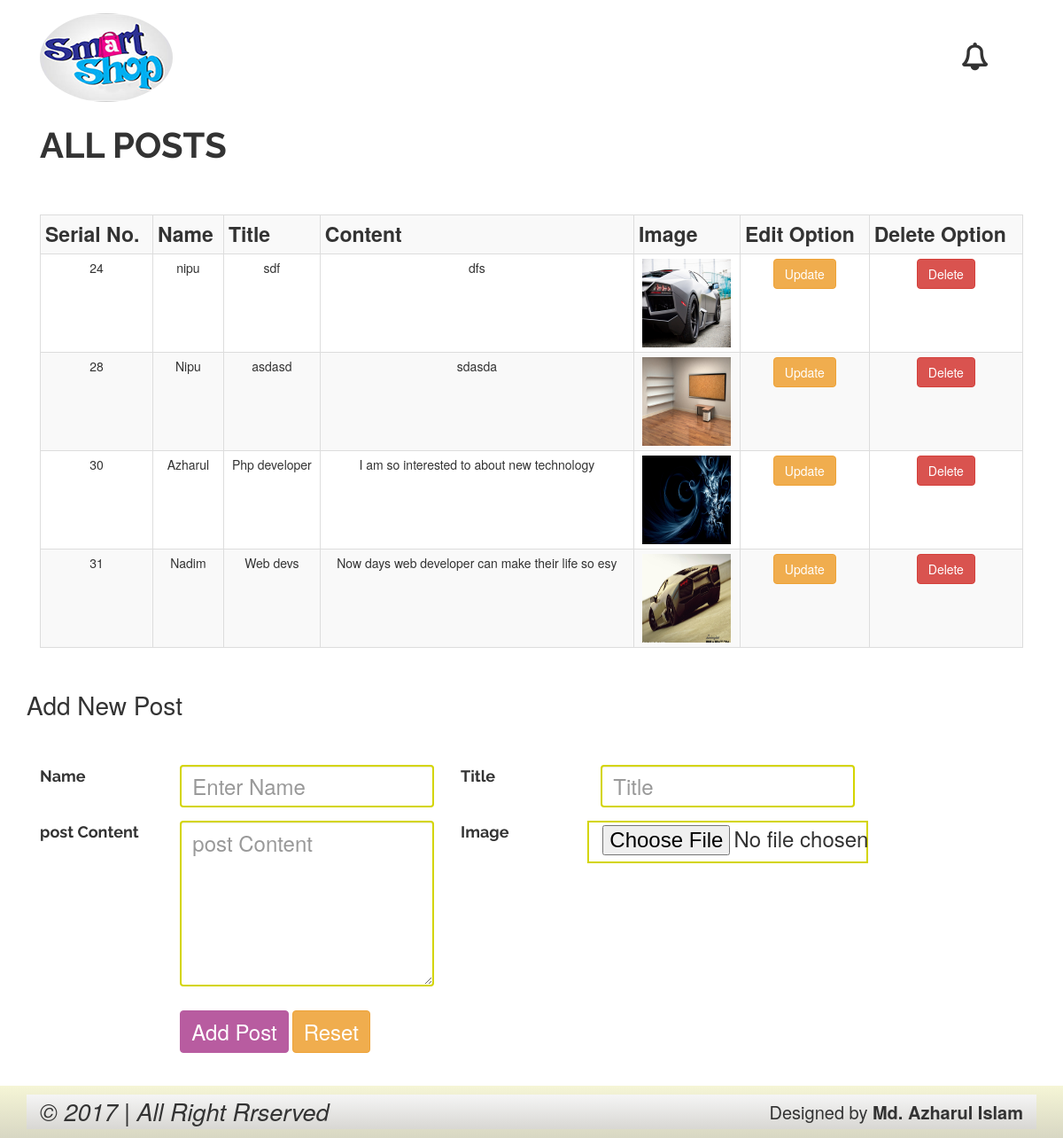
The page / on the database its author committed.
### tables this page shows
CREATE TABLE IF NOT EXISTS `user` (
  `id` int(11) NOT NULL AUTO_INCREMENT,
  `name` varchar(100) NOT NULL,
  `title` varchar(50) NOT NULL,
  `content` text NOT NULL,
  `image` varchar(255) NOT NULL,
  PRIMARY KEY (`id`)
);

### lib/Database.php (called while the page is built, shortened)
<?php
Class Database{
	public $host   = DB_HOST;
	public $user   = DB_USER;
	public $pass   = DB_PASS;
	public $dbname = DB_NAME;
	public $link;
	private function connectDB(){
	$this->link = new mysqli($this->host, $this->user, $this->pass, $this->dbname);
 }
	public function select($query){
		$result = $this->link->query($query) or die($this->link->error.__LINE__);
		if($result->num_rows > 0){
			return $result;
		} else {
			return false;
		}
	}
}

### index.php (the view, shortened to what this page needs)
<?php include "inc/header.php";  ?>
       <div class="container-fluid">
           <div class="row">
              <div class="container">
                  <div class="row cus_cogo">
                     <div class="col-xs-12 col-sm-3">
                       <div class="logo">
                           <img src="img/logo.png" alt="logo" class="img-responsive img-circle">
                       </div>
                    </div>
                    <div class="col-xs-12 col-sm-3 col-sm-offset-6">
                         <li class="list-unstyled text-right"><i class="fa fa-bell-o fa-lg" aria-hidden="true"></i></li>
                    </div>
                  </div>
               </div>
           </div>
        </div>
         <div class="container">
             <div class="row">
                <div class="col-xs-12 col-sm-12 cus_nav ">
                <div class="tab-content">
                     <div class="tab-pane active" id="rec">
                      <ul class="media-list">
                <li class="media ">
                    <div class="media-body">
                       <div class="col-xs-12 col-sm-12 col-md-12 order_table">
                                <p>ALL POSTS</p>
                                <table class="table table-bordered table-hover table-striped table-condensed cus_table" style="text-align:center;">
                                <tr>
                                         <th>Serial No.</th>
                                         <th>Name</th>
                                         <th>Title</th>
                                         <th >Content</th>
                                         <th>Image</th>
                                         <th>Edit Option</th>
                                         <th>Delete Option</th>
                                     </tr>
<?php
$query = "SELECT * FROM user";
$user = $db->select($query);
  if($user){
            while($result = $user-> fetch_assoc()){ ?>
                                     <tr>
                                         <td><?php echo $result ['id']; ?></td>
                                         <td><?php echo $result ['name']; ?></td>
                                         <td><?php echo $result ['title']; ?></td>
                                         <td ><?php echo $result ['content']; ?></td>
                                         <td><img src="uploads/<?php echo $result ['image']; ?>" alt="Image Not Uploaded" style="width:100px;height:100px;"></td>
                                         <td class="text-center">
                                            <a href="edit.php?ed_id=<?php echo $result ['id']; ?>"><button class="btn btn-warning ">Update</button></a>
                                         </td>
                                         <td>
                                         <a href="delete.php?id=<?php echo $result ['id'];?>"><button class="btn btn-danger">Delete</button></a>
                                         </td>
                                     </tr>
          <?php  }?>
   <?php  }else{
          header('location: 404.php');
    }?>
                               </table>
                            </div>
                     </div>
                  </li>
              </ul>
                      <ul class="media-list">
                         <li class="media">
                              <div class="media-body ">
							   <h1>Add New Post</h1>
                                   <form  class="cus_form" action="<?php $_SERVER['PHP_SELF']; ?>" method="post" enctype="multipart/form-data">
                                   <div class="col-xs-12 col-sm-5 col-md-5 ">
                                         <div class="form-group  row">
                                            <label for="serial" class="col-xs-4 cus_lab">Name</label>
                                                 <div class="col-sm-8">
                                                   <input type="text" class="form-control cus_input" name="name" placeholder="Enter Name"/>
                                                </div>
                                        </div>
                                       <div class="form-group  row">
                                            <label for="serial" class="col-xs-4 cus_lab"> post Content</label>
                                                 <div class="col-sm-8">
                                                   <textarea name="content" id="" cols="38" rows="5" class="form-control cus_input" placeholder="post Content"></textarea>
                                                </div>
                                        </div>
                                        <div class="form-group  row">
                                            <label for="serial" class="col-xs-4 cus_lab"></label>
                                                 <div class="col-sm-8">
                                                <button type="submit" class="btn btn-success cut_btn" name="addPost">Add Post</button>
                                                  <button type="reset" class="btn btn-warning cut_btn">Reset</button>
                                                </div>
                                        </div>
                                 </div>
                                 <div class="col-xs-12 col-sm-5 col-md-5">
                                    <div class="form-group  row">
                                        <label for="serial" class="col-xs-4 cus_lab">Title</label>
                                            <div class="col-sm-8">
                                             <input type="text" class="form-control cus_input" name="title" placeholder="Title"/>
                                         </div>
                                    </div>
                                    <div class="form-group row">
                                        <label for="image" class="col-xs-4">Image</label>
                                        <div class="col-sm-8 cus_input">
                                             <input type="file" name="image"  placeholder="Image" class=" " />
                                        </div>
                                    </div>
                                </div>
                           </form>
                     </div>
                </li>
            </ul>
        </div>
     </div>
   </div>
 </div>
</div>
 <?php include "inc/footer.php" ?>

### inc/header.php (shortened to what this page needs)
<?php include 'lib/Database.php';
?>
<?php
$db = new Database();
?>
<!doctype html>
<html class="no-js" lang="">
    <head>
        <link rel="stylesheet" href="css/bootstrap.min.css">
        <link href="css/font-awesome.min.css" rel="stylesheet" type="text/css"/>
        <link rel="stylesheet" href="css/normalize.css">
        <link rel="stylesheet" type="text/css" href="css/main.css"/>
        <link rel="stylesheet" href="css/media.css">
    </head>
    <body>

### inc/footer.php (shortened to what this page needs)
       <div id="footer">
            <div class="footer navbar-bottom">
                <div class="container">
                    <div class="row cus_footer">
                        <div class="col-xs-12 col-sm-4">
                            <i> &copy; 2017 | All Right Rrserved</i>
                        </div>
                        <div class=" col-xs-12 col-sm-4 card">
                        </div>
                        <div class="col-xs-12 col-sm-4 col-md-4">
                            <p>Designed by <strong>Md. Azharul Islam</strong></p>
                        </div>
                    </div>
                </div>
            </div>
        </div>
    </body>
</html>

### css/main.css (style rules this page uses)
html { color: #222; font-size: 1em; line-height: 1.4; }
audio, canvas, iframe, img, svg, video { vertical-align: middle; }
textarea { resize: vertical; }
.cus_cogo { margin: 15px 0px 20px 0px; }
.cus_cogo li i { font-weight: bold; font-size: 30px; margin: 38px 40px 0px 0px; }
.cus_form { margin-top: 52px; margin-bottom: 52px; }
.cus_input { font-size: 24px; height: 48px; border: 2px solid #D4D500; }
label { font-size: 18px; font-family: 'Raleway', sans-serif; }
.cut_btn { font-size: 24px; margin: 12px 0px 12px 0px; }
.btn-success { color: #fff; background-color: #b85ca0; border-color: #b85ca0; }
.order_table p { margin-bottom: 50px; font-size: 40px; font-family: 'Raleway', sans-serif; font-weight: bold; }
.order_table th { font-size: 23px; }
.footer { background: rgba(0,0,0,0) linear-gradient(to bottom, #F5F5D6 0%, #D8D7C3 100%) repeat scroll 0 0; }
.cus_footer { margin: 10px 0px; background: rgba(0,0,0,0) linear-gradient(to bottom, #f5f5f5 0%, #d8d7d3 100%) repeat scroll 0 0; }
.cus_footer p { font-size: 20px; margin: 6px 0px 0px 0px; text-align: right; }
.cus_footer .card { font-size: 22px; margin: 5px 0px 0px 0px; }
.cus_footer i { font-size: 27px; }

### rows shown on the page
user: id "24", name "nipu", title "sdf", content "dfs", image (picture)
user: id "28", name "Nipu", title "asdasd", content "sdasda", image (picture)
user: id "30", name "Azharul", title "Php developer", content "I am so interested to about new technology", image (picture)
user: id "31", name "Nadim", title "Web devs", content "Now days web developer can make their life so esy", image (picture)
